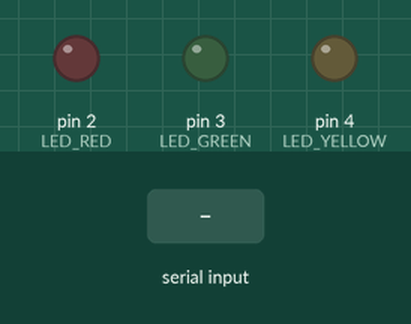
The sketch below on a simulated Arduino Uno, built with avr-gcc and run on an emulated ATmega328P. Shown: output pins drawn as LEDs (lit = HIGH). Inputs (shaded band) come from the test bench.

Above: at 1.2 s.
1.3 s: "red" received over Serial
At 1.9 s:
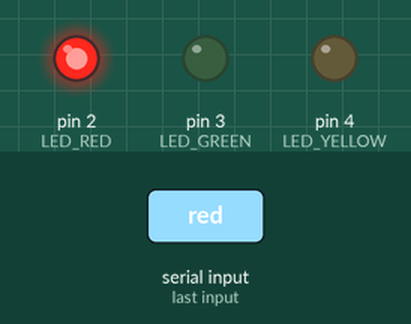
2.8 s: "green" received over Serial
At 4.0 s:
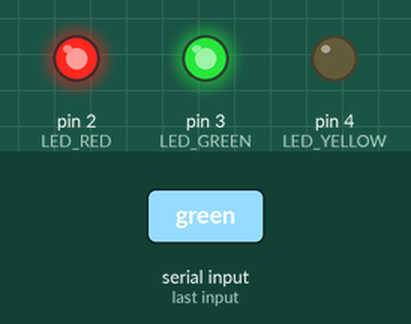
4.3 s: "yellow" received over Serial
At 5.3 s:
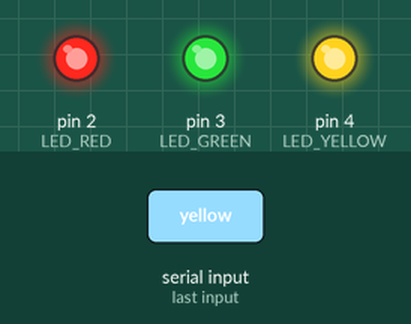
5.8 s: "red" received over Serial
At 6.5 s:
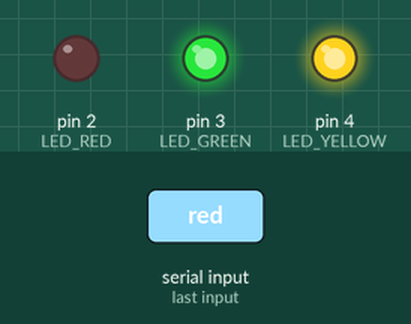
7.3 s: "green" received over Serial
At 7.6 s:
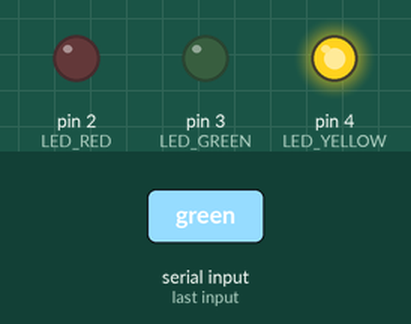
Timing chart, 0 to 9.8 s (numbered marks = the images above; inputs shaded):
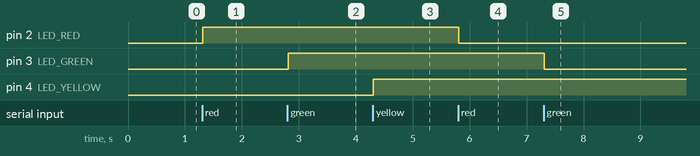

The sketch:

ControlLEDFromWeb.ino
```cpp
#define LED_RED           2
#define LED_GREEN         3
#define LED_YELLOW        4

unsigned char LR=0;
unsigned char LG=0;
unsigned char LY=0;

void setup() {
  // put your setup code here, to run once:
  Serial.begin(9600);
  pinMode(LED_RED,   OUTPUT);
  pinMode(LED_GREEN, OUTPUT);
  pinMode(LED_YELLOW,  OUTPUT);

  digitalWrite(LED_RED,   LOW);
  digitalWrite(LED_GREEN, LOW);
  digitalWrite(LED_YELLOW,  LOW);
}

void loop() {
  // put your main code here, to run repeatedly:

}

void serialEvent() {
    int ind=0;
    char buff[11];
    if(Serial.available()){
        delay(10);
        while(Serial.available()){
            char c = (char)Serial.read();
            if(ind<10){
              buff[ind++] = c;
            }
        }
        buff[ind]=0;

        if      (strcmp(buff, "red")==0)  { LR = 1-LR; digitalWrite(LED_RED, LR);
        }else if(strcmp(buff, "green")==0){ LG = 1-LG; digitalWrite(LED_GREEN, LG);
        }else if(strcmp(buff, "yellow")==0) { LY = 1-LY; digitalWrite(LED_YELLOW, LY);
        }
    }
}
```

Measured:
- after the input at 1.3 s, pin 2 (LED_RED): LOW → HIGH at once
- after the input at 2.8 s, pin 3 (LED_GREEN): LOW → HIGH at once
- after the input at 4.3 s, pin 4 (LED_YELLOW): LOW → HIGH at once
- after the input at 5.8 s, pin 2 (LED_RED): HIGH → LOW at once
- after the input at 7.3 s, pin 3 (LED_GREEN): HIGH → LOW at once
